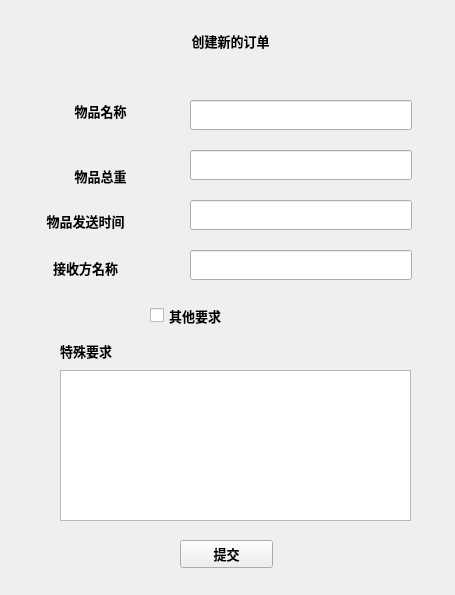
<?xml version="1.0" encoding="UTF-8"?>
<ui version="4.0">
 <class>Form</class>
 <widget class="QWidget" name="Form">
  <property name="geometry">
   <rect>
    <x>0</x>
    <y>0</y>
    <width>455</width>
    <height>595</height>
   </rect>
  </property>
  <property name="font">
   <font>
    <family>Arial Black</family>
    <pointsize>10</pointsize>
    <weight>75</weight>
    <bold>true</bold>
   </font>
  </property>
  <property name="windowTitle">
   <string>Form</string>
  </property>
  <widget class="QLabel" name="label">
   <property name="geometry">
    <rect>
     <x>170</x>
     <y>20</y>
     <width>121</width>
     <height>41</height>
    </rect>
   </property>
   <property name="font">
    <font>
     <family>Arial Black</family>
     <pointsize>10</pointsize>
     <weight>75</weight>
     <bold>true</bold>
    </font>
   </property>
   <property name="text">
    <string>创建新的订单</string>
   </property>
   <property name="alignment">
    <set>Qt::AlignCenter</set>
   </property>
  </widget>
  <widget class="QLabel" name="label_2">
   <property name="geometry">
    <rect>
     <x>60</x>
     <y>100</y>
     <width>81</width>
     <height>21</height>
    </rect>
   </property>
   <property name="font">
    <font>
     <family>Arial Black</family>
     <pointsize>10</pointsize>
     <weight>75</weight>
     <bold>true</bold>
    </font>
   </property>
   <property name="text">
    <string>物品名称</string>
   </property>
   <property name="alignment">
    <set>Qt::AlignCenter</set>
   </property>
  </widget>
  <widget class="QLabel" name="label_3">
   <property name="geometry">
    <rect>
     <x>60</x>
     <y>160</y>
     <width>81</width>
     <height>31</height>
    </rect>
   </property>
   <property name="text">
    <string>物品总重</string>
   </property>
   <property name="alignment">
    <set>Qt::AlignCenter</set>
   </property>
  </widget>
  <widget class="QLabel" name="label_4">
   <property name="geometry">
    <rect>
     <x>30</x>
     <y>210</y>
     <width>111</width>
     <height>21</height>
    </rect>
   </property>
   <property name="text">
    <string>物品发送时间</string>
   </property>
   <property name="alignment">
    <set>Qt::AlignCenter</set>
   </property>
  </widget>
  <widget class="QLabel" name="label_5">
   <property name="geometry">
    <rect>
     <x>40</x>
     <y>260</y>
     <width>91</width>
     <height>16</height>
    </rect>
   </property>
   <property name="text">
    <string>接收方名称</string>
   </property>
   <property name="alignment">
    <set>Qt::AlignCenter</set>
   </property>
  </widget>
  <widget class="QLabel" name="label_6">
   <property name="geometry">
    <rect>
     <x>60</x>
     <y>340</y>
     <width>81</width>
     <height>21</height>
    </rect>
   </property>
   <property name="text">
    <string>特殊要求</string>
   </property>
  </widget>
  <widget class="QCheckBox" name="checkBox">
   <property name="geometry">
    <rect>
     <x>150</x>
     <y>300</y>
     <width>141</width>
     <height>31</height>
    </rect>
   </property>
   <property name="text">
    <string>其他要求</string>
   </property>
   <property name="tristate">
    <bool>false</bool>
   </property>
  </widget>
  <widget class="QLineEdit" name="lineEdit">
   <property name="geometry">
    <rect>
     <x>190</x>
     <y>100</y>
     <width>222</width>
     <height>30</height>
    </rect>
   </property>
  </widget>
  <widget class="QLineEdit" name="lineEdit_2">
   <property name="geometry">
    <rect>
     <x>190</x>
     <y>150</y>
     <width>222</width>
     <height>30</height>
    </rect>
   </property>
  </widget>
  <widget class="QLineEdit" name="lineEdit_3">
   <property name="geometry">
    <rect>
     <x>190</x>
     <y>200</y>
     <width>222</width>
     <height>30</height>
    </rect>
   </property>
  </widget>
  <widget class="QLineEdit" name="lineEdit_4">
   <property name="geometry">
    <rect>
     <x>190</x>
     <y>250</y>
     <width>222</width>
     <height>30</height>
    </rect>
   </property>
  </widget>
  <widget class="QTextEdit" name="textEdit">
   <property name="geometry">
    <rect>
     <x>60</x>
     <y>370</y>
     <width>351</width>
     <height>151</height>
    </rect>
   </property>
  </widget>
  <widget class="QPushButton" name="pushButton">
   <property name="geometry">
    <rect>
     <x>180</x>
     <y>540</y>
     <width>93</width>
     <height>28</height>
    </rect>
   </property>
   <property name="text">
    <string>提交</string>
   </property>
  </widget>
 </widget>
 <resources/>
 <connections/>
</ui>
